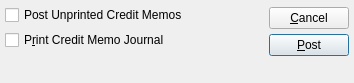
<ui version="4.0" >
 <author></author>
 <comment>This file is part of the xTuple ERP: PostBooks Edition, a free and
open source Enterprise Resource Planning software suite,
Copyright (c) 1999-2010 by OpenMFG LLC, d/b/a xTuple.
It is licensed to you under the Common Public Attribution License
version 1.0, the full text of which (including xTuple-specific Exhibits)
is available at www.xtuple.com/CPAL.  By using this software, you agree
to be bound by its terms.</comment>
 <class>postCreditMemos</class>
 <widget class="QDialog" name="postCreditMemos" >
  <property name="geometry" >
   <rect>
    <x>0</x>
    <y>0</y>
    <width>354</width>
    <height>83</height>
   </rect>
  </property>
  <property name="windowTitle" >
   <string>Post Credit Memos</string>
  </property>
  <layout class="QHBoxLayout" >
   <property name="margin" >
    <number>5</number>
   </property>
   <property name="spacing" >
    <number>7</number>
   </property>
   <item>
    <layout class="QVBoxLayout" >
     <property name="margin" >
      <number>0</number>
     </property>
     <property name="spacing" >
      <number>0</number>
     </property>
     <item>
      <layout class="QVBoxLayout" >
       <property name="margin" >
        <number>0</number>
       </property>
       <property name="spacing" >
        <number>5</number>
       </property>
       <item>
        <layout class="QHBoxLayout" >
         <property name="margin" >
          <number>0</number>
         </property>
         <property name="spacing" >
          <number>0</number>
         </property>
         <item>
          <widget class="XCheckBox" name="_postUnprinted" >
           <property name="text" >
            <string>Post Unprinted Credit Memos</string>
           </property>
          </widget>
         </item>
         <item>
          <spacer>
           <property name="orientation" >
            <enum>Qt::Horizontal</enum>
           </property>
           <property name="sizeType" >
            <enum>QSizePolicy::Expanding</enum>
           </property>
           <property name="sizeHint" >
            <size>
             <width>0</width>
             <height>10</height>
            </size>
           </property>
          </spacer>
         </item>
        </layout>
       </item>
       <item>
        <layout class="QHBoxLayout" >
         <property name="margin" >
          <number>0</number>
         </property>
         <property name="spacing" >
          <number>0</number>
         </property>
         <item>
          <widget class="XCheckBox" name="_printJournal" >
           <property name="text" >
            <string>P&amp;rint Credit Memo Journal</string>
           </property>
          </widget>
         </item>
         <item>
          <spacer>
           <property name="orientation" >
            <enum>Qt::Horizontal</enum>
           </property>
           <property name="sizeType" >
            <enum>QSizePolicy::Expanding</enum>
           </property>
           <property name="sizeHint" >
            <size>
             <width>100</width>
             <height>10</height>
            </size>
           </property>
          </spacer>
         </item>
        </layout>
       </item>
      </layout>
     </item>
     <item>
      <spacer>
       <property name="orientation" >
        <enum>Qt::Vertical</enum>
       </property>
       <property name="sizeType" >
        <enum>QSizePolicy::Expanding</enum>
       </property>
       <property name="sizeHint" >
        <size>
         <width>20</width>
         <height>51</height>
        </size>
       </property>
      </spacer>
     </item>
    </layout>
   </item>
   <item>
    <layout class="QVBoxLayout" >
     <property name="margin" >
      <number>0</number>
     </property>
     <property name="spacing" >
      <number>0</number>
     </property>
     <item>
      <layout class="QVBoxLayout" >
       <property name="margin" >
        <number>0</number>
       </property>
       <property name="spacing" >
        <number>5</number>
       </property>
       <item>
        <widget class="QPushButton" name="_close" >
         <property name="text" >
          <string>&amp;Cancel</string>
         </property>
        </widget>
       </item>
       <item>
        <widget class="QPushButton" name="_post" >
         <property name="text" >
          <string>&amp;Post</string>
         </property>
         <property name="default" >
          <bool>true</bool>
         </property>
        </widget>
       </item>
      </layout>
     </item>
     <item>
      <spacer>
       <property name="orientation" >
        <enum>Qt::Vertical</enum>
       </property>
       <property name="sizeType" >
        <enum>QSizePolicy::Preferred</enum>
       </property>
       <property name="sizeHint" >
        <size>
         <width>20</width>
         <height>20</height>
        </size>
       </property>
      </spacer>
     </item>
    </layout>
   </item>
  </layout>
 </widget>
 <layoutdefault spacing="5" margin="5" />
 <pixmapfunction>qPixmapFromMimeSource</pixmapfunction>
 <customwidgets>
  <customwidget>
   <class>XCheckBox</class>
   <extends>QCheckBox</extends>
   <header>xcheckbox.h</header>
  </customwidget>
 </customwidgets>
 <tabstops>
  <tabstop>_postUnprinted</tabstop>
  <tabstop>_printJournal</tabstop>
  <tabstop>_post</tabstop>
  <tabstop>_close</tabstop>
 </tabstops>
 <includes/>
 <resources/>
 <connections>
  <connection>
   <sender>_close</sender>
   <signal>clicked()</signal>
   <receiver>postCreditMemos</receiver>
   <slot>close()</slot>
   <hints>
    <hint type="sourcelabel" >
     <x>20</x>
     <y>20</y>
    </hint>
    <hint type="destinationlabel" >
     <x>20</x>
     <y>20</y>
    </hint>
   </hints>
  </connection>
 </connections>
</ui>
